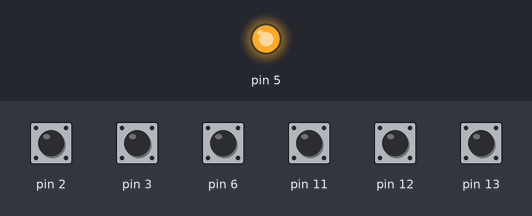
Bench run of a sketch on a simulated Arduino Uno, built with avr-gcc and run on an emulated ATmega328P. Shown: output pins drawn as LEDs (lit = HIGH). The inputs (shaded band) are chosen by the test bench; at power-on: pin 2, pin 3, pin 6, pin 11–13 HIGH. What the sketch prints to the serial monitor is not drawn.

Above: at 0.1 s.
Timing chart, 0 to 1.6 s (numbered marks = the images above):
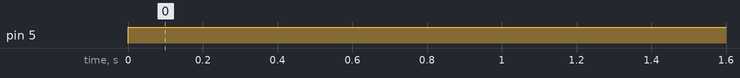

Measured:
- by itself, pin 5: LOW → HIGH at 0.00 s

The sketch:

joystick.ino
```cpp
/*#define left 3
#define right 4
#define down 13
#define up 12
*/
void setup() {
Serial.begin(9600);
pinMode(5,OUTPUT);
pinMode(2,INPUT);
pinMode(3,INPUT);
pinMode(13,INPUT);
pinMode(12,INPUT);
pinMode(6, INPUT);
pinMode(11, INPUT);

digitalWrite(2,HIGH);
digitalWrite(3,HIGH);
digitalWrite(13,HIGH);
digitalWrite(12,HIGH);
digitalWrite(6, HIGH);
digitalWrite(11, HIGH);
}

void loop() {
  digitalWrite(5, HIGH);
int left =digitalRead(3);
int right=digitalRead(2);
int up =digitalRead(13);
int down =digitalRead(12);


Serial.print("\n left   ");
Serial.print(left);
Serial.print("\n right   ");
Serial.print(right);
Serial.print("\n up    ");
Serial.print(up);
Serial.print("\n down    ");
Serial.print(down);
delay(1000);

int menu = digitalRead(6);
int fire = digitalRead(11);
Serial.print("\n\n menu    ");
Serial.print(menu);
Serial.print("\n\n fire");
Serial.print(fire);
}
```
